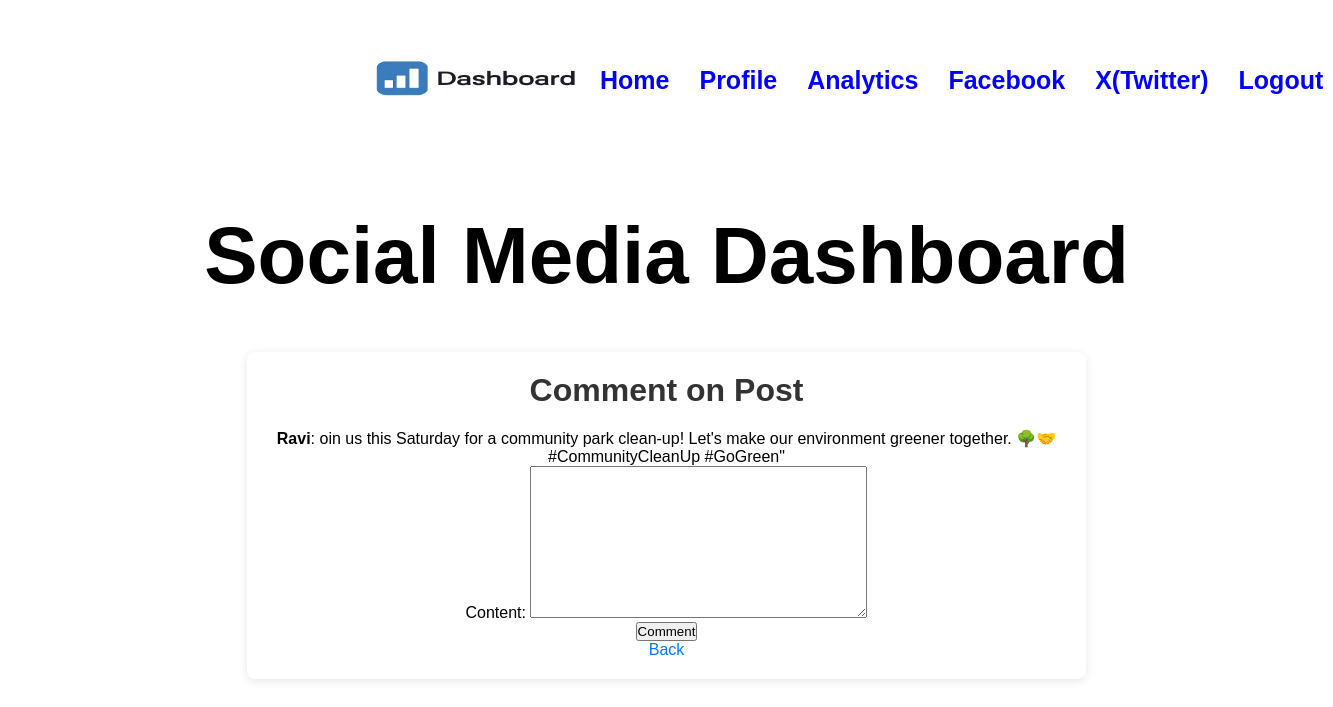
Page /comment/4/ (signed in) on the committed database.
### dashboard/models.py (models this page shows, shortened)
class Post(models.Model):
    user = models.ForeignKey(User, on_delete=models.CASCADE)
    content = models.TextField()
    created_at = models.DateTimeField(auto_now_add=True)

### dashboard/views.py (the view)
# urls.py: path('comment/<int:post_id>/', comment_post, name='comment_post'),
@login_required
def comment_post(request, post_id):
    post = get_object_or_404(Post, id=post_id)
    if request.method == "POST":
        form = CommentForm(request.POST)
        if form.is_valid():
            comment = form.save(commit=False)
            comment.user = request.user
            comment.post = post
            comment.save()
            return redirect('home')
    else:
        form = CommentForm()
    return render(request, 'dashboard/comment_post.html', {'form': form, 'post': post})

### dashboard/forms.py
class CommentForm(forms.ModelForm):
    class Meta:
        model = Comment
        fields = ['content']

### templates/dashboard/comment_post.html (shortened to what this page needs)
{% extends "dashboard/base.html" %}
{% block content %}
<h2>Comment on Post</h2>
<p><strong>{{ post.user.username }}</strong>: {{ post.content }}</p>
<form method="POST">
    {{ form.as_p }}
    <button type="submit">Comment</button>
</form>
<a href="{% url 'home' %}">Back</a>
{% endblock %}

### dashboard/static/dashboard/style.css (style rules this page uses)
* { margin: 0px; padding: 0px; }
body { font-family: Arial, sans-serif; margin: 0; padding: 0; text-align: center; }
h2 { font-size: 2rem; color: #333; margin-bottom: 20px; }
a { color: #007bff; text-decoration: none; font-size: 1rem; }

### rows in the picture
Post: user.username "Ravi", content "oin us this Saturday for a community park clean-up! Let's make our environment greener together. 🌳🤝 #CommunityCleanUp #GoGreen\""
